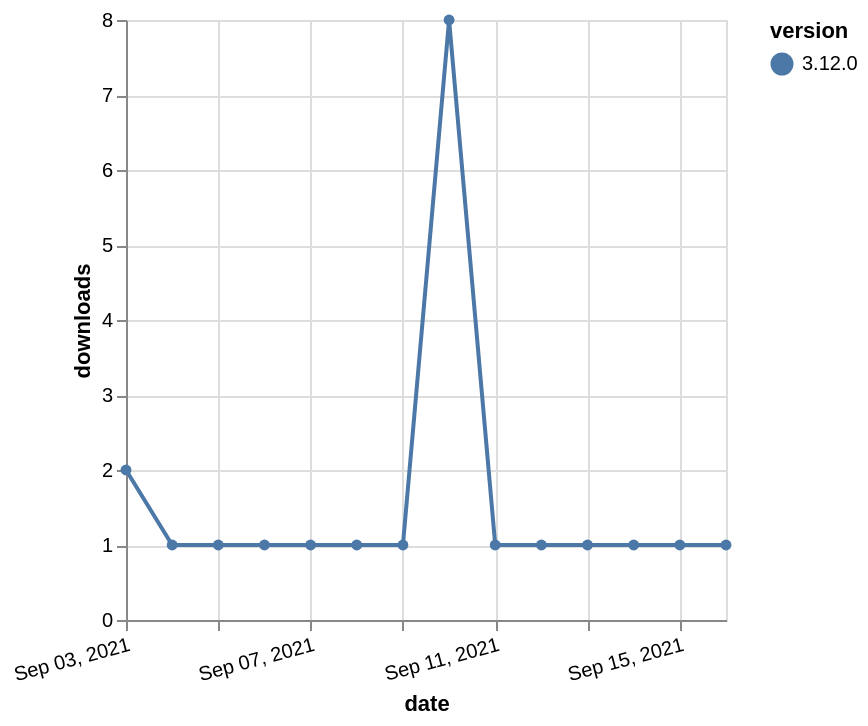

Specify this chart in Vega-Lite:
### Vega-Lite specification from a JSON file in a GitHub repository (floating-point values rounded to 4 significant figures)
{"$schema": "https://vega.github.io/schema/vega-lite/v5.json", "description": "A simple bar chart with embedded data.", "data": {"values": [{"date": "2021-09-03", "total": 499, "delta": 2, "version": "3.12.0"}, {"date": "2021-09-04", "total": 500, "delta": 1, "version": "3.12.0"}, {"date": "2021-09-05", "total": 501, "delta": 1, "version": "3.12.0"}, {"date": "2021-09-06", "total": 502, "delta": 1, "version": "3.12.0"}, {"date": "2021-09-07", "total": 503, "delta": 1, "version": "3.12.0"}, {"date": "2021-09-08", "total": 504, "delta": 1, "version": "3.12.0"}, {"date": "2021-09-09", "total": 505, "delta": 1, "version": "3.12.0"}, {"date": "2021-09-10", "total": 513, "delta": 8, "version": "3.12.0"}, {"date": "2021-09-11", "total": 514, "delta": 1, "version": "3.12.0"}, {"date": "2021-09-12", "total": 515, "delta": 1, "version": "3.12.0"}, {"date": "2021-09-13", "total": 516, "delta": 1, "version": "3.12.0"}, {"date": "2021-09-14", "total": 517, "delta": 1, "version": "3.12.0"}, {"date": "2021-09-15", "total": 518, "delta": 1, "version": "3.12.0"}, {"date": "2021-09-16", "total": 519, "delta": 1, "version": "3.12.0"}]}, "width": "container", "mark": {"type": "line", "point": {"filled": true}}, "encoding": {"x": {"field": "date", "type": "temporal", "timeUnit": "yearmonthdate", "title": "date", "axis": {"labelAngle": -15}}, "y": {"field": "delta", "type": "quantitative", "title": "downloads"}, "color": {"field": "version", "type": "nominal"}, "tooltip": {"field": "delta"}}}
